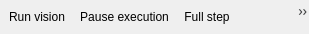
<?xml version="1.0" encoding="UTF-8"?>
<ui version="4.0">
 <class>MainToolBar</class>
 <widget class="QToolBar" name="MainToolBar">
  <property name="geometry">
   <rect>
    <x>0</x>
    <y>0</y>
    <width>309</width>
    <height>34</height>
   </rect>
  </property>
  <property name="windowTitle">
   <string>Vision toolbar</string>
  </property>
  <property name="styleSheet">
   <string notr="true">QToolBar { border: 0px }</string>
  </property>
  <action name="actionRun">
   <property name="checkable">
    <bool>true</bool>
   </property>
   <property name="icon">
    <iconset resource="../images/images.qrc">
     <normaloff>:/olvisExecGui/play.png</normaloff>:/olvisExecGui/play.png</iconset>
   </property>
   <property name="text">
    <string>Run vision</string>
   </property>
   <property name="toolTip">
    <string>Starts or resumes a vision configuration</string>
   </property>
  </action>
  <action name="actionStop">
   <property name="checkable">
    <bool>true</bool>
   </property>
   <property name="icon">
    <iconset resource="../images/images.qrc">
     <normaloff>:/olvisExecGui/stop.png</normaloff>:/olvisExecGui/stop.png</iconset>
   </property>
   <property name="text">
    <string>Stop vision</string>
   </property>
   <property name="toolTip">
    <string>Stops the currently running vision configuration</string>
   </property>
  </action>
  <action name="actionProblems">
   <property name="icon">
    <iconset resource="../images/images.qrc">
     <normaloff>:/olvisExecGui/error.png</normaloff>:/olvisExecGui/error.png</iconset>
   </property>
   <property name="text">
    <string>Problems in the image processing configuration</string>
   </property>
   <property name="toolTip">
    <string>Problems in the image processing configuration</string>
   </property>
  </action>
  <action name="actionAllOkay">
   <property name="enabled">
    <bool>true</bool>
   </property>
   <property name="icon">
    <iconset resource="../images/images.qrc">
     <normaloff>:/olvisExecGui/accept.png</normaloff>:/olvisExecGui/accept.png</iconset>
   </property>
   <property name="text">
    <string>No problems in the image processing configuration</string>
   </property>
   <property name="toolTip">
    <string>No problems in the image processing configuration</string>
   </property>
  </action>
  <action name="actionPause">
   <property name="checkable">
    <bool>true</bool>
   </property>
   <property name="icon">
    <iconset resource="../images/images.qrc">
     <normaloff>:/olvisExecGui/pause.png</normaloff>:/olvisExecGui/pause.png</iconset>
   </property>
   <property name="text">
    <string>Pause execution</string>
   </property>
   <property name="toolTip">
    <string>Pause execution of a running vision configuration</string>
   </property>
  </action>
  <action name="actionStep">
   <property name="icon">
    <iconset resource="../images/images.qrc">
     <normaloff>:/olvisExecGui/time_go.png</normaloff>:/olvisExecGui/time_go.png</iconset>
   </property>
   <property name="text">
    <string>Full step</string>
   </property>
   <property name="toolTip">
    <string>Execute all filters once on each processor</string>
   </property>
  </action>
  <action name="actionStepSingle">
   <property name="icon">
    <iconset resource="../images/images.qrc">
     <normaloff>:/olvisExecGui/time.png</normaloff>:/olvisExecGui/time.png</iconset>
   </property>
   <property name="text">
    <string>Single step</string>
   </property>
   <property name="toolTip">
    <string>Execute one filter on each processor</string>
   </property>
  </action>
  <action name="actionExportTrace">
   <property name="icon">
    <iconset resource="../images/images.qrc">
     <normaloff>:/olvisExecGui/convert.png</normaloff>:/olvisExecGui/convert.png</iconset>
   </property>
   <property name="text">
    <string>Export vision time trace</string>
   </property>
   <property name="toolTip">
    <string>Export current trace file to CSV</string>
   </property>
  </action>
  <action name="actionOptions">
   <property name="icon">
    <iconset resource="../images/images.qrc">
     <normaloff>:/olvisExecGui/image_edit.png</normaloff>:/olvisExecGui/image_edit.png</iconset>
   </property>
   <property name="text">
    <string>Vision options</string>
   </property>
   <property name="toolTip">
    <string>Open vision options dialog</string>
   </property>
  </action>
  <action name="actionImageDisplays">
   <property name="icon">
    <iconset resource="../images/images.qrc">
     <normaloff>:/olvisExecGui/images.png</normaloff>:/olvisExecGui/images.png</iconset>
   </property>
   <property name="text">
    <string>Image Displays</string>
   </property>
   <property name="toolTip">
    <string>Change the number of image displays</string>
   </property>
  </action>
  <action name="actionRestore">
   <property name="icon">
    <iconset resource="../../../../frontend/projects/Frontend/images/images.qrc">
     <normaloff>:/img/restoreProject.png</normaloff>:/img/restoreProject.png</iconset>
   </property>
   <property name="text">
    <string>Restore</string>
   </property>
   <property name="toolTip">
    <string>Restore the vision configuration from the project</string>
   </property>
  </action>
  <action name="actionSave">
   <property name="icon">
    <iconset resource="../../../../frontend/projects/Frontend/images/images.qrc">
     <normaloff>:/img/saveProjectAs.png</normaloff>:/img/saveProjectAs.png</iconset>
   </property>
   <property name="text">
    <string>Save</string>
   </property>
   <property name="toolTip">
    <string>Save the vision configuration to the project</string>
   </property>
  </action>
  <action name="actionEnableTracing">
   <property name="checkable">
    <bool>true</bool>
   </property>
   <property name="icon">
    <iconset resource="../images/images.qrc">
     <normaloff>:/olvisExecGui/page.png</normaloff>:/olvisExecGui/page.png</iconset>
   </property>
   <property name="text">
    <string>Enable Tracing</string>
   </property>
  </action>
  <addaction name="actionRun"/>
  <addaction name="actionPause"/>
  <addaction name="actionStep"/>
  <addaction name="actionStepSingle"/>
  <addaction name="actionStop"/>
  <addaction name="separator"/>
  <addaction name="actionProblems"/>
  <addaction name="actionAllOkay"/>
  <addaction name="separator"/>
  <addaction name="actionRestore"/>
  <addaction name="actionSave"/>
 </widget>
 <resources>
  <include location="../../../../frontend/projects/Frontend/images/images.qrc"/>
  <include location="../images/images.qrc"/>
 </resources>
 <connections>
  <connection>
   <sender>actionEnableTracing</sender>
   <signal>triggered(bool)</signal>
   <receiver>actionExportTrace</receiver>
   <slot>setEnabled(bool)</slot>
   <hints>
    <hint type="sourcelabel">
     <x>-1</x>
     <y>-1</y>
    </hint>
    <hint type="destinationlabel">
     <x>-1</x>
     <y>-1</y>
    </hint>
   </hints>
  </connection>
 </connections>
 <slots>
  <signal>startRequested()</signal>
  <signal>stopRequested()</signal>
 </slots>
</ui>
